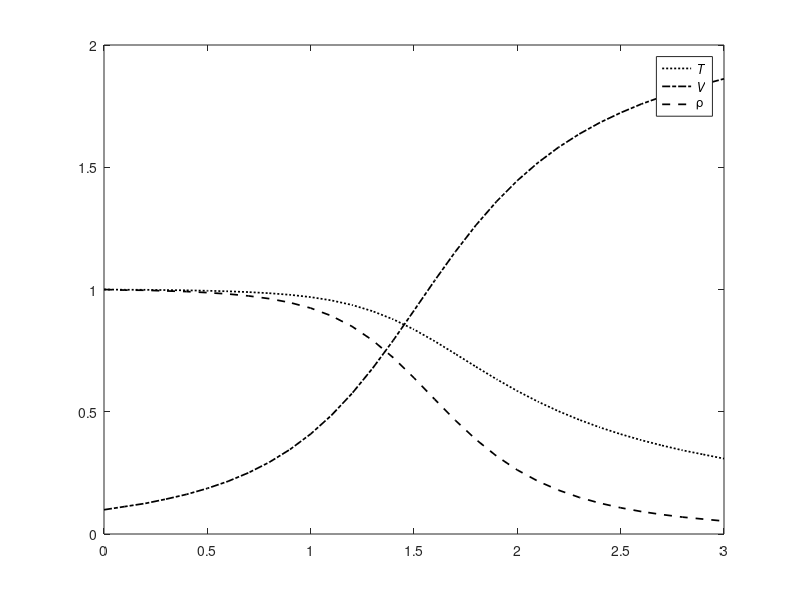

Source code (MATLAB): (Note: this script raises an error after producing the figure.)
clear all;
close all;
clc;

%Initial Condition
dx      = 0.1;
%dx      = 0.00078125*2;
m=0.1/dx;
nFinal = 1401*m;
C       = 0.5; %Courant number
tFinal  = 20;
L       = 3;
N       = ( L/dx ) +1;

%Calculate Initial Condition
for i=1:N
    x(i)                = (i-1)*dx;
    P(i,1)              = 1-0.3146*x(i);
    T(i,1)              = 1-0.2314*x(i);
    V(i,1)              = (0.1+1.09*x(i))*T(i,1)^(1/2);
    A(i)                = 1 + 2.2*(x(i)-1.5)^2;
end;

t=0;
n=1;
while (t<tFinal)
%while (n<=nFinal)
    for i=2:N-1
        P_Pre(i)            =  (( -P(i,n)*( V(i+1,n) - V(i,n) ) ) / dx ) - ( P(i,n)*V(i,n)*(log(A(i+1))-log(A(i)))/dx) - (V(i,n)*(P(i+1,n)-P(i,n))/dx); 
        V_Pre(i)            =  (( -V(i,n)*( V(i+1,n) - V(i,n) ) ) / dx ) - ( (1/1.4) * ( ( ( T(i+1,n)- T(i,n)) / dx ) + (T(i,n)/P(i,n))*(P(i+1,n)-P(i,n))/dx)); 
        T_Pre(i)            =  (( -V(i,n)*( T(i+1,n) - T(i,n) ) ) / dx ) - ( (1.4-1)*T(i,n) * ( ( ( V(i+1,n)- V(i,n)) / dx ) + (V(i,n)*(log(A(i+1))-log(A(i)))/dx)));
        deltaT(i-1)         = C * (dx/((T(i,n)^(1/2))+V(i,n)));
    end
    minimunDeltaT = min(deltaT);
    for i=2:N-1
        P_FinalPre(i)       = P(i,n) + P_Pre(i)*minimunDeltaT;
        V_FinalPre(i)       = V(i,n) + V_Pre(i)*minimunDeltaT;
        T_FinalPre(i)       = T(i,n) + T_Pre(i)*minimunDeltaT;
    end
    P_FinalPre(1)           = 1;
    V_FinalPre(1)           = 2*V_FinalPre(2)-V_FinalPre(3);
    T_FinalPre(1)           = 1;
    for i=2:N-1
        P_Cor(i)            =  (( -P_FinalPre(i)*( V_FinalPre(i) - V_FinalPre(i-1) ) ) / dx ) - ( P_FinalPre(i)*V_FinalPre(i)*(log(A(i))-log(A(i-1)))/dx) - (V_FinalPre(i)*(P_FinalPre(i)-P_FinalPre(i-1))/dx);
        V_Cor(i)            =  (( -V_FinalPre(i)*( V_FinalPre(i) - V_FinalPre(i-1) ) ) / dx ) - ( (1/1.4) * ( ( ( T_FinalPre(i)- T_FinalPre(i-1)) / dx ) + (T_FinalPre(i)/P_FinalPre(i))*(P_FinalPre(i)-P_FinalPre(i-1))/dx)); 
        T_Cor(i)            =  (( -V_FinalPre(i)*( T_FinalPre(i) - T_FinalPre(i-1) ) ) / dx ) - ( (1.4-1)*T_FinalPre(i) * ( ( ( V_FinalPre(i)- V_FinalPre(i-1)) / dx ) + (V_FinalPre(i)*(log(A(i))-log(A(i-1)))/dx)));
    end
    for i=2:N-1
        P(i,n+1)            =  P(i,n) + 0.5*(P_Pre(i)+P_Cor(i))*minimunDeltaT;
        V(i,n+1)            =  V(i,n) + 0.5*(V_Pre(i)+V_Cor(i))*minimunDeltaT;
        T(i,n+1)            =  T(i,n) + 0.5*(T_Pre(i)+T_Cor(i))*minimunDeltaT;
    end
    
    %Left Boundary
    P(1,n+1)      = 1;
    V(1,n+1)      = 2*V(2,n+1)-V(3,n+1);
    T(1,n+1)      = 1;
    %Right Boundary
    P(N,n+1)      = 2*P(N-1,n+1)-P(N-2,n+1);
    V(N,n+1)      = 2*V(N-1,n+1)-V(N-2,n+1);
    T(N,n+1)      = 2*T(N-1,n+1)-T(N-2,n+1);
    
    %Plot Step
    t=t+minimunDeltaT;
    n=n+1;
    %plot(x,P(:,n),x,T(:,n),x,V(:,n))
    %plot(x,P(:,n),'DisplayName','Pressure','color','red','linewidth',1);
    %hold on
    %plot(x,T(:,n),'DisplayName','Temperature','color','green','linewidth',1);
    %plot(x,V(:,n),'DisplayName','Velocity','color','blue','linewidth',1);
    %legend('show');
    %title("Time at t = "+ num2str(t))
    %axis([0 3 0 2.5])
    %pause(0.00001);
    %hold off  
    
end

 %Plot Step
 %plot(x,P(:,n),x,T(:,n),x,V(:,n))
 plot(x,T(:,n),':','DisplayName','\itT','color','black','linewidth',1.25);
 hold on
 plot(x,V(:,n),'-.','DisplayName','\itV','color','black','linewidth',1.25);
 plot(x,P(:,n),'--','DisplayName','\rho','color','black','linewidth',1.25);
 legend('show');
 title("Time at t = "+ num2str(t))
 axis([0 3 0 2.5])
  
 %hold off  
 
